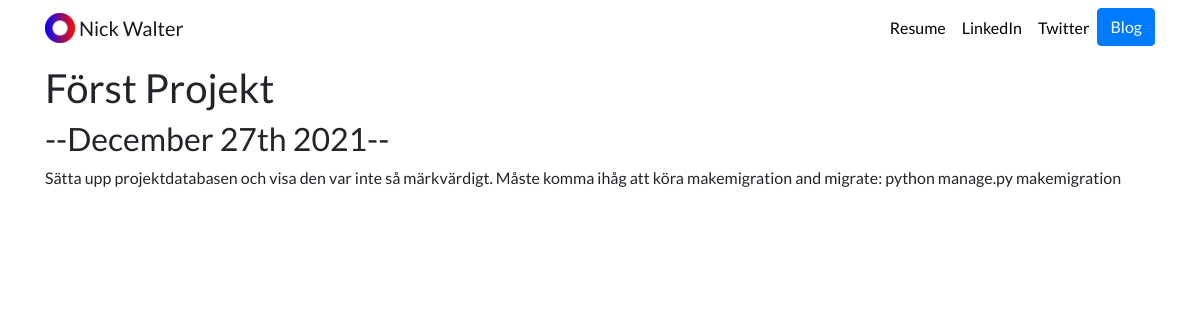
The app's page /blog/2/ with its own data.
### blog/models.py (models this page shows, shortened)
class Blog(models.Model):
    title = models.CharField(max_length=120)
    description = models.TextField()
    date = models.DateField()

### blog/views.py (the view)
# urls.py: path('<int:blog_id>/', views.detail, name='detail'),
def detail(request, blog_id):
    blog = get_object_or_404(Blog, pk=blog_id)
    return render(request, 'blog/detail.html',{'blog':blog})

### blog/templates/blog/detail.html (shortened to what this page needs)
{% extends 'portfolio/base.html' %}
{% block content %}
<h1>{{ blog.title}}</h1>
<h2>--{{ blog.date|date:'F jS Y'}}--</h2>
<p>{{ blog.description|safe }}</p>
{% endblock %}

### portfolio/static/portfolio/custom.css (style rules this page uses)
body { font-family: 'Lato', sans-serif; }

### records on screen
Blog: title "Först Projekt", date "December 27th 2021", description "Sätta upp projektdatabasen och visa den var inte så märkvärdigt. Måste komma ihåg att köra makemigration and migrate: python manage.py makemigration"
